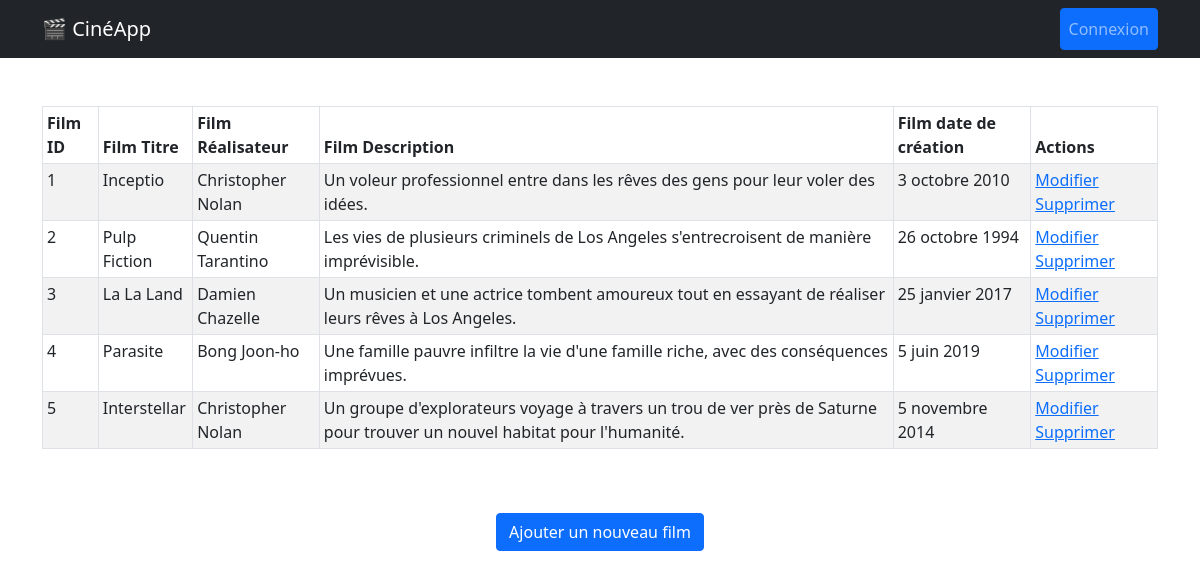
The page / on the database its author committed.
### lesFilms/models.py (models this page shows, shortened)
class Film(models.Model):
    titre = models.CharField(max_length=250)
    description = models.TextField()
    date_creation = models.DateField()
    realisateur = models.ForeignKey(
        Realisateur, on_delete=models.CASCADE, related_name="films"
    )

class Realisateur(models.Model):
    nom = models.CharField(max_length=250)
    prenom = models.CharField(max_length=250)
    def __str__(self):
        return f"{self.prenom} {self.nom}"

### lesFilms/views.py (the view)
# urls.py: path("", views.FilmListView.as_view(), name="film_list"),
class FilmListView(ListView):
    model = Film
    template_name = "lesFilms/film/film_list.html"  # Nom du template à utiliser
    context_object_name = "films"  # Nom de la variable à utiliser dans le template

### lesFilms/templates/lesFilms/film/film_list.html (shortened to what this page needs)
{% extends "lesFilms/base.html" %}
{% block content %}
<table class="table table-striped table-bordered table-sm">
  <thead class="thead-dark">
    <tr>
      <th>Film ID</th>
      <th>Film Titre</th>
      <th>Film Réalisateur</th>
      <th>Film Description</th>
      <th>Film date de création</th>
      <th>Actions</th>
    </tr>
  </thead>
  <tbody>
    {% for film in films %}
    <tr>
      <td>{{ film.id }}</td>
      <td>{{ film.titre }}</td>
      <td>{{ film.realisateur }}</td>
      <td>{{ film.description }}</td>
      <td>{{ film.date_creation }}</td>
      <td>
        <a href="{% url 'film_edit' film.id %}"
          ><span class="glyphicon glyphicon-pencil">Modifier</span></a
        >
        <a
          href="#"
          class="open-deleteModal"
          data-bs-toggle="modal"
          data-bs-target="#deleteModal"
          data-url="{% url 'film_delete' film.id %}"
          >Supprimer</a
        >
      </td>
    </tr>
    {% endfor %}
  </tbody>
</table>
<br />
<br />
<div class="justify-content-center d-flex">
  <a href="{% url 'film_add' %}" class="btn btn-primary"
    >Ajouter un nouveau film</a
  >
</div>
{% endblock %}

### rows shown on the page
Film: id "1", titre "Inceptio", realisateur "Christopher Nolan", description "Un voleur professionnel entre dans les rêves des gens pour leur voler des idées.", date_creation "3 octobre 2010"
Film: id "2", titre "Pulp Fiction", realisateur "Quentin Tarantino", description "Les vies de plusieurs criminels de Los Angeles s'entrecroisent de manière imprévisible.", date_creation "26 octobre 1994"
Film: id "3", titre "La La Land", realisateur "Damien Chazelle", description "Un musicien et une actrice tombent amoureux tout en essayant de réaliser leurs rêves à Los Angeles.", date_creation "25 janvier 2017"
Film: id "4", titre "Parasite", realisateur "Bong Joon-ho", description "Une famille pauvre infiltre la vie d'une famille riche, avec des conséquences imprévues.", date_creation "5 juin 2019"
Film: id "5", titre "Interstellar", realisateur "Christopher Nolan", description "Un groupe d'explorateurs voyage à travers un trou de ver près de Saturne pour trouver un nouvel habitat pour l'humanité.", date_creation "5 novembre 2014"
